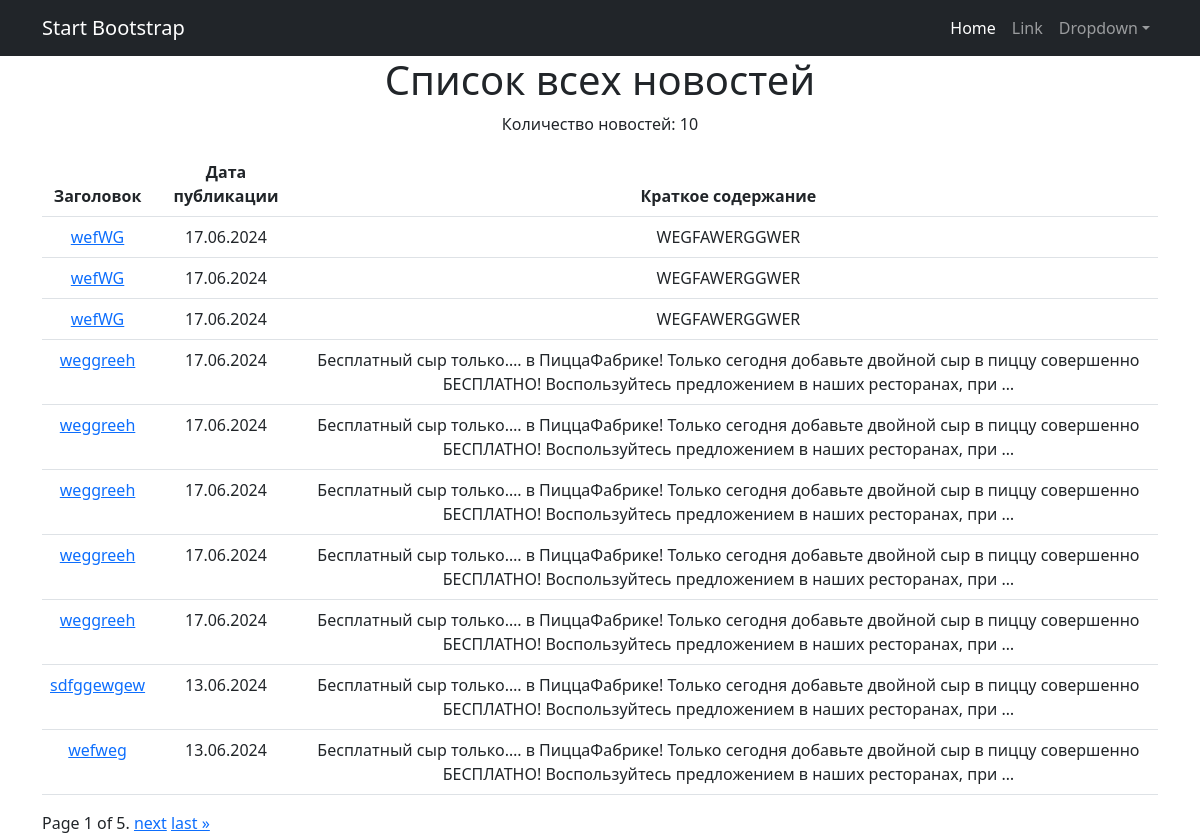
Before: /news/ with the older database file.
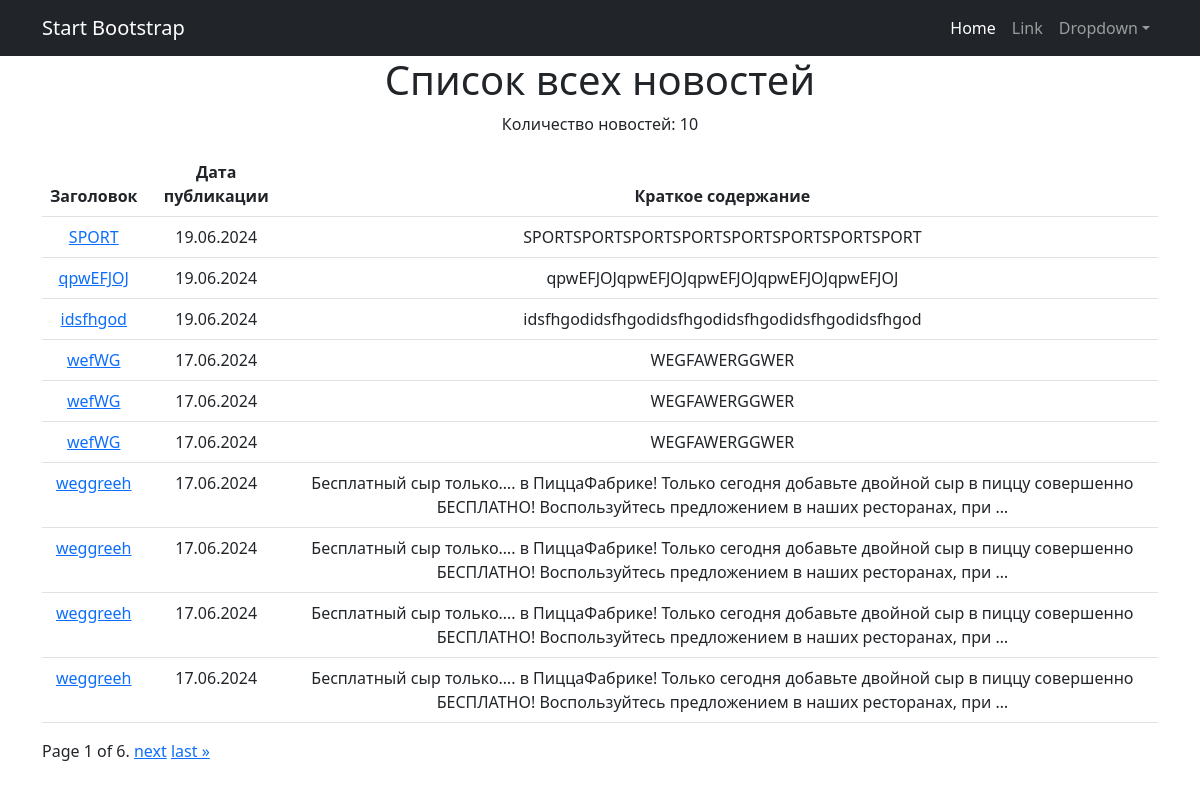
After: the same page with the newer database file.
### news/models.py (models this page shows, shortened)
class Article(models.Model):
    title = models.CharField(max_length=255)
    content = models.TextField()
    category = models.ForeignKey(Category, related_name='articles', on_delete=models.CASCADE)
    created_at = models.DateTimeField(auto_now_add=True)
    class Meta:
        managed = False
        db_table = 'news_post'

### news/views.py (the view)
# urls.py: path('', views.news_list, name='news_list'),
def news_list(request):
    news_list = Post.objects.order_by('-created_at')
    paginator = Paginator(news_list, 10)  # Пагинация, по 10 новостей на страницу
    page = request.GET.get('page')
    try:
        news = paginator.page(page)
    except PageNotAnInteger:
        news = paginator.page(1)
    except EmptyPage:
        news = paginator.page(paginator.num_pages)
    return render(request, 'news/news_list.html', {'news': news})

### news/templates/news/news_list.html (shortened to what this page needs)
{% extends 'news/default.html' %}
{% load custom_filters %}
{% block content %}
<h1>Список всех новостей</h1>
<p>Количество новостей: {{ news|length }}</p>
{% if news %}
    <table class="table">
        <thead>
            <tr>
                <th>Заголовок</th>
                <th>Дата публикации</th>
                <th>Краткое содержание</th>
            </tr>
        </thead>
        <tbody>
            {% for post in news %}
            <tr>
                <td><a href="{% url 'news_detail' post.id %}">{{ post.title }}</a></td>
                <td>{{ post.created_at|date:"d.m.Y" }}</td>
                <td>{{ post.content|truncatewords_html:20 }}</td>
            </tr>
            {% endfor %}
        </tbody>
    </table>
    {% if news.has_other_pages %}
    <div class="pagination">
        <span class="step-links">
            <span class="current">
                Page {{ news.number }} of {{ news.paginator.num_pages }}.
            </span>
            {% if news.has_next %}
                <a href="?page={{ news.next_page_number }}">next</a>
                <a href="?page={{ news.paginator.num_pages }}">last &raquo;</a>
            {% endif %}
        </span>
    </div>
    {% endif %}
{% else %}
    <p>Нет новостей.</p>
{% endif %}
{% endblock %}

Changed rows visible on the page:
no longer on this page (row unchanged): Article: title "weggreeh", created_at "17.06.2024", content "Бесплатный сыр только…. в ПиццаФабрике! Только сегодня добавьте двойной сыр в пиццу совершенно БЕСПЛАТНО! Воспользуйтесь предложением в наших ресторанах, при …"
no longer on this page (row unchanged): Article: title "sdfggewgew", created_at "13.06.2024", content "Бесплатный сыр только…. в ПиццаФабрике! Только сегодня добавьте двойной сыр в пиццу совершенно БЕСПЛАТНО! Воспользуйтесь предложением в наших ресторанах, при …"
no longer on this page (row unchanged): Article: title "wefweg", created_at "13.06.2024", content "Бесплатный сыр только…. в ПиццаФабрике! Только сегодня добавьте двойной сыр в пиццу совершенно БЕСПЛАТНО! Воспользуйтесь предложением в наших ресторанах, при …"
added Article: title "SPORT", created_at "19.06.2024", content "SPORTSPORTSPORTSPORTSPORTSPORTSPORTSPORT"
added Article: title "qpwEFJOJ", created_at "19.06.2024", content "qpwEFJOJqpwEFJOJqpwEFJOJqpwEFJOJqpwEFJOJ"
added Article: title "idsfhgod", created_at "19.06.2024", content "idsfhgodidsfhgodidsfhgodidsfhgodidsfhgodidsfhgod"
Other visible differences:
{{ news.paginator.num_pages }}: "5" → "6"
